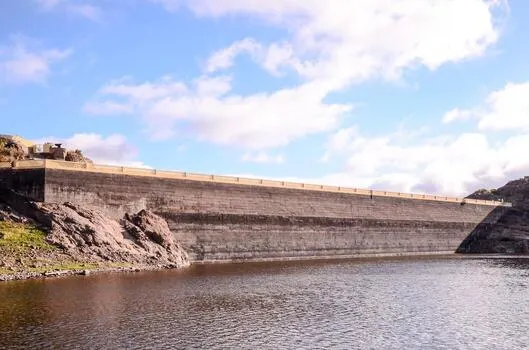
#> input picture backend/uploads/dam-1773506704136-104693929.webp, 529 x 350 px
$ python -i dam_condition_analyzer.py   (imports and definitions only)   (older library calls are emulated)
#> lines starting #> are read from the running program, lines starting #| are printed output that depends on the picture; after the words box and inside, x2 and y2 are one past the last pixel; in counts of white or black regions, pixels touching at a corner belong together
"""
Dam Physical Condition Analysis using Computer Vision
Analyzes dam photos to assess structural condition
"""

import cv2
import numpy as np
from PIL import Image
import io
import base64
from datetime import datetime

class DamConditionAnalyzer:
    """Analyze dam physical condition from images"""

    def __init__(self):
        self.condition_levels = {
            0: {'label': 'Excellent', 'risk': 'Low', 'color': 'green'},
            1: {'label': 'Good', 'risk': 'Low', 'color': 'lightgreen'},
            2: {'label': 'Fair', 'risk': 'Medium', 'color': 'yellow'},
            3: {'label': 'Poor', 'risk': 'High', 'color': 'orange'},
            4: {'label': 'Critical', 'risk': 'Critical', 'color': 'red'}
        }

    def analyze_image(self, image_data):
        """
        Analyze dam image for physical condition
        Returns condition assessment with details
        """
        try:
            # Convert base64 to image
            if isinstance(image_data, str):
                image_bytes = base64.b64decode(image_data.split(',')[1] if ',' in image_data else image_data)
                image = Image.open(io.BytesIO(image_bytes))
            else:
                image = image_data

            # Convert to numpy array
            image_array = np.array(image)

            # --- PRE-VALIDATION: Check if it's likely a dam or relevant structure ---
            # 1. Aspect Ratio check (optional but dams are usually wider)
            # 2. Color Profile check (Dams are mostly gray/brown/green)
            # 3. Roughness/Texture check

            is_valid, validation_msg = self._validate_dam_image(image_array)
            if not is_valid:
                return {
                    'status': 'error',
                    'message': validation_msg,
                    'error_type': 'ValidationError'
                }

            # Convert BGR to grayscale if needed
            if len(image_array.shape) == 3:
                gray = cv2.cvtColor(image_array, cv2.COLOR_RGB2GRAY)
            else:
                gray = image_array

            # Analyze various aspects
            results = {
                'cracks': self._detect_cracks(gray),
                'surface_wear': self._assess_surface_wear(gray),
                'moisture': self._detect_moisture(gray),
                'algae_growth': self._detect_algae(image_array),
                'structural_damage': self._detect_structural_damage(gray),
                'erosion': self._assess_erosion(gray)
            }

            # Calculate overall condition
            overall_score = self._calculate_overall_score(results)
            condition_level = self._get_condition_level(overall_score)

            return {
                'status': 'success',
                'timestamp': datetime.now().isoformat(),
                'overall_condition': int(condition_level),
                'condition_score': float(round(overall_score, 2)),  # 0-100
                'risk_level': self.condition_levels[condition_level]['risk'],
                'analysis': {
                    'cracks': {
                        'detected': bool(results['cracks']['detected']),
                        'severity': results['cracks']['severity'],  # None, Minor, Moderate, Severe
                        'coverage': float(round(results['cracks']['coverage'], 2))  # percentage
                    },
                    'surface_wear': {
                        'level': results['surface_wear']['level'],  # None, Minor, Moderate, Severe
                        'coverage': float(round(results['surface_wear']['coverage'], 2))
                    },
                    'moisture': {
                        'detected': bool(results['moisture']['detected']),
                        'level': results['moisture']['level'],  # Low, Medium, High
                        'areas': int(results['moisture']['affected_areas'])
                    },
                    'algae_growth': {
                        'detected': bool(results['algae_growth']['detected']),
                        'coverage': float(round(results['algae_growth']['coverage'], 2))
                    },
                    'structural_damage': {
                        'detected': bool(results['structural_damage']['detected']),
                        'severity': results['structural_damage']['severity'],
                        'areas': int(results['structural_damage']['damaged_areas'])
                    },
                    'erosion': {
                        'detected': bool(results['erosion']['detected']),
                        'level': results['erosion']['level']
                    }
                },
                'recommendations': self._get_recommendations(condition_level, results),
                'next_inspection': self._get_next_inspection_date(condition_level)
            }

        except Exception as e:
            return {
                'status': 'error',
                'message': str(e),
                'error_type': type(e).__name__
            }

    def _detect_cracks(self, gray):
        """Detect cracks in dam surface"""
        # Apply morphological operations
        kernel = cv2.getStructuringElement(cv2.MORPH_ELLIPSE, (5, 5))
        morph = cv2.morphologyEx(gray, cv2.MORPH_CLOSE, kernel)

        # Edge detection
        edges = cv2.Canny(morph, 50, 150)

        # Dilate to connect nearby edges
        kernel = cv2.getStructuringElement(cv2.MORPH_ELLIPSE, (3, 3))
        dilated = cv2.dilate(edges, kernel, iterations=2)

        # Calculate metrics
        crack_pixels = np.count_nonzero(dilated)
        total_pixels = gray.size
        coverage = (crack_pixels / total_pixels) * 100

        if coverage < 1:
            severity = None
        elif coverage < 3:
            severity = 'Minor'
        elif coverage < 7:
            severity = 'Moderate'
        else:
            severity = 'Severe'

        return {
            'detected': bool(coverage > 0.5),
            'severity': severity,
            'coverage': float(coverage),
            'pixel_count': int(crack_pixels)
        }

    def _assess_surface_wear(self, gray):
        """Assess surface wear and degradation"""
        # Calculate histogram
        hist = cv2.calcHist([gray], [0], None, [256], [0, 256])
        hist = hist.flatten() / hist.sum()

        # Wear increases variance in pixel values
        variance = np.var(gray)

        # Map variance to wear level
        if variance < 500:
            level = None
        elif variance < 1500:
            level = 'Minor'
        elif variance < 3000:
            level = 'Moderate'
        else:
            level = 'Severe'

        # Calculate coverage as percentage of varied pixels
        threshold = np.percentile(gray, 25)
        wear_pixels = np.count_nonzero(np.abs(gray - np.mean(gray)) > threshold)
        coverage = (wear_pixels / gray.size) * 100

        return {
            'level': level,
            'variance': float(variance),
            'coverage': coverage
        }

    def _detect_moisture(self, gray):
        """Detect moisture and water damage"""
        # Lower pixel values often indicate moisture
        darker_regions = np.count_nonzero(gray < 100)
        moisture_percentage = (darker_regions / gray.size) * 100

        if moisture_percentage < 5:
            level = 'Low'
            detected = False
        elif moisture_percentage < 15:
            level = 'Medium'
            detected = True
        else:
            level = 'High'
            detected = True

        # Estimate affected areas
        num_labels, labeled_array = cv2.connectedComponents((gray < 100).astype(np.uint8))

        return {
            'detected': detected,
            'level': level,
            'percentage': float(moisture_percentage),
            'affected_areas': int(num_labels)
        }

    def _detect_algae(self, image):
        """Detect algae growth (green discoloration)"""
        if len(image.shape) != 3:
            return {'detected': False, 'coverage': 0}

        # Convert to HSV
        hsv = cv2.cvtColor(image, cv2.COLOR_RGB2HSV)

        # Green color range
        lower_green = np.array([35, 40, 40])
        upper_green = np.array([90, 255, 255])

        mask = cv2.inRange(hsv, lower_green, upper_green)
        green_pixels = np.count_nonzero(mask)
        coverage = (green_pixels / image.size) * 100

        return {
            'detected': coverage > 2,
            'coverage': float(coverage)
        }

    def _detect_structural_damage(self, gray):
        """Detect major structural damage"""
        # Use Laplacian for edge detection
        laplacian = cv2.Laplacian(gray, cv2.CV_64F)
        damage_map = np.abs(laplacian)

        # High Laplacian values indicate edges/damage
        threshold = np.percentile(damage_map, 75)
        damage_pixels = np.count_nonzero(damage_map > threshold)

        # Find connected components
        binary_damage = (damage_map > threshold).astype(np.uint8)
        num_regions, labeled = cv2.connectedComponents(binary_damage)

        damage_percentage = (damage_pixels / gray.size) * 100

        if damage_percentage < 1:
            severity = None
        elif damage_percentage < 3:
            severity = 'Minor'
        elif damage_percentage < 6:
            severity = 'Moderate'
        else:
            severity = 'Severe'

        return {
            'detected': damage_percentage > 0.5,
            'severity': severity,
            'damaged_areas': int(num_regions),
            'coverage': float(damage_percentage)
        }

    def _assess_erosion(self, gray):
        """Assess erosion level"""
        # Erosion creates rough texture with varying pixel values
        # Apply Sobel to detect gradient changes
        sobelx = cv2.Sobel(gray, cv2.CV_64F, 1, 0, ksize=3)
        sobely = cv2.Sobel(gray, cv2.CV_64F, 0, 1, ksize=3)

        magnitude = np.sqrt(sobelx**2 + sobely**2)
        erosion_score = np.mean(magnitude)

        if erosion_score < 10:
            level = None
        elif erosion_score < 25:
            level = 'Minor'
        elif erosion_score < 50:
            level = 'Moderate'
        else:
            level = 'Severe'

        return {
            'detected': erosion_score > 5,
            'level': level,
            'score': float(erosion_score)
        }

    def _calculate_overall_score(self, results):
        """Calculate overall dam condition score (0-100, 100 is best)"""
        score = 100

        # Cracks impact
        if results['cracks']['severity'] == 'Minor':
            score -= 10
        elif results['cracks']['severity'] == 'Moderate':
            score -= 25
        elif results['cracks']['severity'] == 'Severe':
            score -= 40

        # Surface wear impact
        if results['surface_wear']['level'] == 'Minor':
            score -= 5
        elif results['surface_wear']['level'] == 'Moderate':
            score -= 15
        elif results['surface_wear']['level'] == 'Severe':
            score -= 30

        # Moisture impact
        if results['moisture']['level'] == 'Medium':
            score -= 10
        elif results['moisture']['level'] == 'High':
            score -= 25

        # Algae growth impact
        score -= min(results['algae_growth']['coverage'], 20)

        # Structural damage impact
        if results['structural_damage']['severity'] == 'Minor':
            score -= 15
        elif results['structural_damage']['severity'] == 'Moderate':
            score -= 35
        elif results['structural_damage']['severity'] == 'Severe':
            score -= 50

        # Erosion impact
        if results['erosion']['level'] == 'Minor':
            score -= 8
        elif results['erosion']['level'] == 'Moderate':
            score -= 18
        elif results['erosion']['level'] == 'Severe':
            score -= 35

        return max(0, min(100, score))

    def _get_condition_level(self, score):
        """Convert score to condition level (0-4)"""
        if score >= 85:
            return 0  # Excellent
        elif score >= 70:
            return 1  # Good
        elif score >= 50:
            return 2  # Fair
        elif score >= 30:
            return 3  # Poor
        else:
            return 4  # Critical

    def _get_recommendations(self, condition_level, results):
        """Get maintenance recommendations based on analysis"""
        recommendations = []

        if results['cracks']['detected']:
            if results['cracks']['severity'] == 'Severe':
                recommendations.append('🚨 URGENT: Major cracks detected - Immediate structural inspection required')
            elif results['cracks']['severity'] == 'Moderate':
                recommendations.append('⚠️  Significant cracks found - Schedule detailed inspection within 1 month')
            else:
                recommendations.append('📝 Minor cracks detected - Monitor and document')

        if results['moisture']['detected']:
            if results['moisture']['level'] == 'High':
                recommendations.append('💧 High moisture detected - Improve drainage and check for seepage')
            else:
                recommendations.append('💧 Moisture present - Review waterproofing')

        if results['algae_growth']['detected']:
            if results['algae_growth']['coverage'] > 10:
                recommendations.append('🍃 Heavy algae growth - Clean surface and apply anti-algae treatment')
            else:
                recommendations.append('🍃 Algae growth observed - Schedule cleaning')

        if results['structural_damage']['detected']:
            recommendations.append('⚠️  Structural damage signs - Conduct professional engineering assessment')

        if results['erosion']['detected']:
            if results['erosion']['level'] == 'Severe':
                recommendations.append('📉 Severe erosion - Apply protective coating urgently')
            else:
                recommendations.append('📉 Surface erosion present - Consider protective treatment')

        if not recommendations:
            recommendations.append('✅ Dam appears to be in good condition - Continue regular monitoring')

        return recommendations

    def _get_next_inspection_date(self, condition_level):
        """Recommend next inspection date based on condition"""
        months = {
            0: 12,  # Excellent - annual
            1: 6,   # Good - bi-annual
            2: 3,   # Fair - quarterly
            3: 1,   # Poor - monthly
            4: 0    # Critical - immediate
        }

        months_until = months[condition_level]
        if months_until == 0:
            return 'IMMEDIATE'
        else:
            return f'{months_until} month{"s" if months_until > 1 else ""}'

    def _validate_dam_image(self, image_array):
        """
        Validates if the image is likely a dam or structural component.
        Checks for:
        1. Sufficient texture (not a flat color image/blank)
        2. Color profile (gray/brown tones typical of dams)
        3. Structural presence (meaningful edge density)
        4. Not pure random noise
        5. Not text, landscapes, or synthetic images
        """
        # 1. Check for blank or flat color images
        if len(image_array.shape) == 3:
            gray = cv2.cvtColor(image_array, cv2.COLOR_RGB2GRAY)
        else:
            gray = image_array

        std_dev = np.std(gray)
        if float(std_dev) < 10:
            return False, "Upload relevant image: Input is too flat or contains no visible details."

        # 2. Enhanced Color profile validation - Dams are typically gray/brown
        if len(image_array.shape) == 3:
            hsv = cv2.cvtColor(image_array, cv2.COLOR_RGB2HSV)
            avg_saturation = np.mean(hsv[:,:,1])
            avg_hue = np.mean(hsv[:,:,0])

            # Reject images with high green (landscapes) or uniform light colors (text/documents)
            # High saturation indicates flowers, green nature, colorful scenes
            if float(avg_saturation) > 180:
                return False, "Upload relevant image: Image appears to be synthetic or irrelevant."

            # Green tones (hue 25-90) = grass/trees/vegetation
            # Stricter threshold: >15% green indicates landscape
            green_mask = ((hsv[:,:,0] > 25) & (hsv[:,:,0] < 90))
            green_pixels = np.count_nonzero(green_mask)
            green_ratio = green_pixels / hsv.size

            # If >15% green, it's likely a landscape
            if float(green_ratio) > 0.15:
                return False, "Upload relevant image: This appears to be a landscape or natural vegetation, not a dam."

            # Check for predominantly light colors (documents, text)
            light_pixels = np.count_nonzero(hsv[:,:,2] > 200)  # Very bright
            light_ratio = light_pixels / hsv.size

            # If >20% very light and low saturation (<100), it's likely text/document
            if float(light_ratio) > 0.20 and float(avg_saturation) < 100:
                return False, "Upload relevant image: This appears to be a document or text image, not a dam."

        # 3. Structural presence (Edge Density with coherence check)
        edges = cv2.Canny(gray, 100, 200)
        edge_density = np.count_nonzero(edges) / gray.size

        if float(edge_density) < 0.005:
            return False, "Upload relevant image: No structural details detected in the photo."

        # 4. Check for random noise (high-frequency incoherent edges)
        # Laplacian detects fine detail; too much laplacian = noise
        laplacian = cv2.Laplacian(gray, cv2.CV_64F)
        laplacian_variance = np.var(laplacian)

        if float(laplacian_variance) > 40000:
            return False, "Upload relevant image: Image contains too much noise or random patterns."

        if float(edge_density) > 0.35:
             return False, "Upload relevant image: The photo is too noisy or busy to be a clear dam structure."

        return True, "Valid image"

# Test the analyzer
# [4 lines not run here, left out]

>>> from PIL import Image
>>> picture = Image.open('../backend/uploads/dam-1773506704136-104693929.webp')
#> picture is the input picture: PIL image 529x350 RGB; mean R, G, B 176.9, 173.7, 185.5
>>> result = DamConditionAnalyzer().analyze_image(picture)
#> in _validate_dam_image, `gray = cv2.cvtColor(image_array, cv2.COLOR_RGB2GRAY)`:
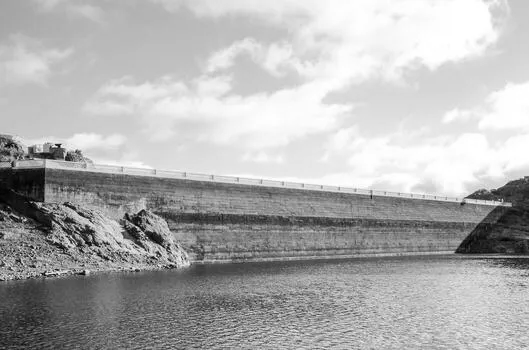
#> gray: shape (350, 529); min 0, max 255, mean 176
#> in _validate_dam_image, `std_dev = np.std(gray)`: std_dev = 60.47
#> in _validate_dam_image, `avg_saturation = np.mean(hsv[:,:,1])`: avg_saturation = 52.06
#> in _validate_dam_image, `avg_hue = np.mean(hsv[:,:,0])`: avg_hue = 84.9
#> in _validate_dam_image, `green_mask = ((hsv[:,:,0] > 25) & (hsv[:,:,0] < 90))`:
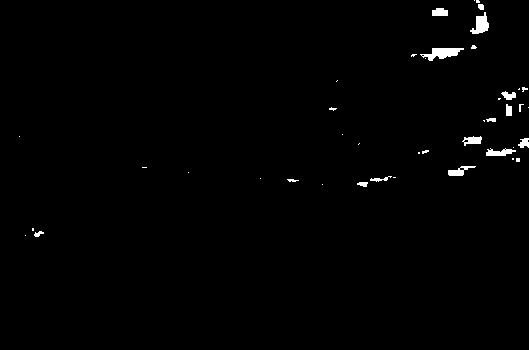
#> green_mask: shape (350, 529) bool; 0.9% white; 43 white regions (28 under 20 px), largest, box (x1, y1, x2, y2) and area: (420, 48, 464, 61) 305, (470, 12, 489, 34) 230, (486, 148, 516, 156) 152
#> in _validate_dam_image, `green_pixels = np.count_nonzero(green_mask)`: green_pixels = 1675
#> in _validate_dam_image, `green_ratio = green_pixels / hsv.size`: green_ratio = 0.00302
#> in _validate_dam_image, `light_pixels = np.count_nonzero(hsv[:,:,2] > 200)`: light_pixels = 106467
#> in _validate_dam_image, `light_ratio = light_pixels / hsv.size`: light_ratio = 0.192
#> in _validate_dam_image, `edge_density = np.count_nonzero(edges) / gray.size`: edge_density = 0.109
#> in _validate_dam_image, `laplacian = cv2.Laplacian(gray, cv2.CV_64F)`:
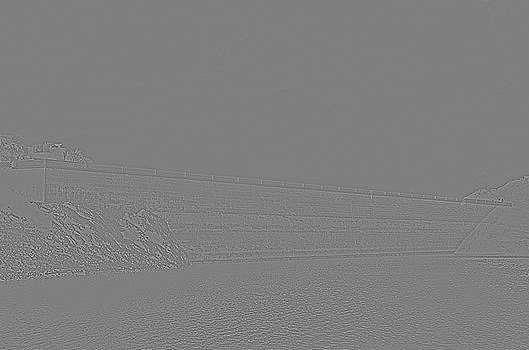
#> laplacian: shape (350, 529) float64; min -483, max 482, mean 0; drawn with min black and max white
#> in _validate_dam_image, `laplacian_variance = np.var(laplacian)`: laplacian_variance = 1952.1
#> in analyze_image, `is_valid, validation_msg = self._validate_dam_image(image_array)`: is_valid = True; validation_msg = 'Valid image'
#> in _detect_cracks, `dilated = cv2.dilate(edges, kernel, iterations=2)`:
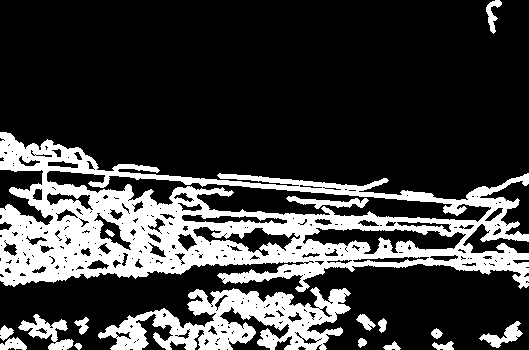
#> dilated: shape (350, 529); 24% white; 17 white regions, largest, box (x1, y1, x2, y2) and area: (0, 132, 529, 292) 33246, (98, 287, 351, 350) 8110, (18, 314, 74, 350) 801
#> in _detect_cracks, `crack_pixels = np.count_nonzero(dilated)`: crack_pixels = 44471
#> in _detect_cracks, `coverage = (crack_pixels / total_pixels) * 100`: coverage = 24.02
#> in _assess_surface_wear, `hist = cv2.calcHist([gray], [0], None, [256], [0, 256])`: hist = 256 values, max 4040 at index 254, min 2 at index 0, mean 723.2
#> in _assess_surface_wear, `hist = hist.flatten() / hist.sum()`: hist = 256 values, max 0.0218 at index 254, min 1.08e-05 at index 0, mean 0.00391
#> in _assess_surface_wear, `variance = np.var(gray)`: variance = 3657.1
#> in _assess_surface_wear, `threshold = np.percentile(gray, 25)`: threshold = 131
#> in _assess_surface_wear, `wear_pixels = np.count_nonzero(np.abs(gray - np.mean(gray)) > threshold)`: wear_pixels = 5151
#> in _assess_surface_wear, `coverage = (wear_pixels / gray.size) * 100`: coverage = 2.78
#> in _detect_moisture, `darker_regions = np.count_nonzero(gray < 100)`: darker_regions = 25950
#> in _detect_moisture, `moisture_percentage = (darker_regions / gray.size) * 100`: moisture_percentage = 14.02
#> in _detect_moisture, `num_labels, labeled_array = cv2.connectedComponents((gray < 100).astyp..`:
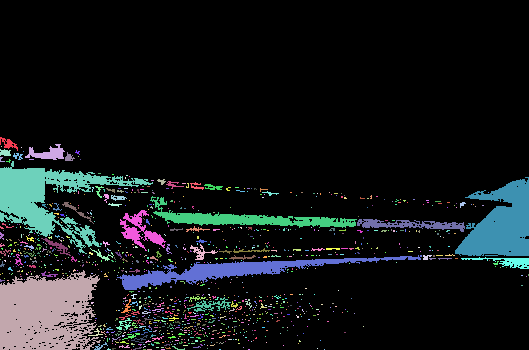
#> labeled_array: shape (350, 529) int32; 1066 distinct labels, from 0 to 1065; one colour per label, 0 black
#> in _detect_moisture, `num_labels, labeled_array = cv2.connectedComponents((gray < 100).astyp..`: num_labels = 1066
#> in _detect_algae, `green_pixels = np.count_nonzero(mask)`: green_pixels = 0
#> in _detect_structural_damage, `threshold = np.percentile(damage_map, 75)`: threshold = 28
#> in _detect_structural_damage, `damage_pixels = np.count_nonzero(damage_map > threshold)`: damage_pixels = 45317
#> in _detect_structural_damage, `num_regions, labeled = cv2.connectedComponents(binary_damage)`:
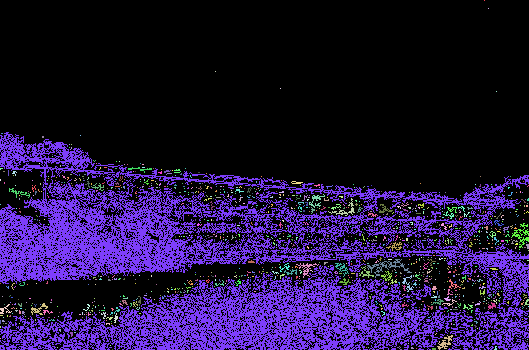
#> labeled: shape (350, 529) int32; 1059 distinct labels, from 0 to 1058; one colour per label, 0 black
#> in _detect_structural_damage, `num_regions, labeled = cv2.connectedComponents(binary_damage)`: num_regions = 1059
#> in _detect_structural_damage, `damage_percentage = (damage_pixels / gray.size) * 100`: damage_percentage = 24.48
#> in _assess_erosion, `magnitude = np.sqrt(sobelx**2 + sobely**2)`:
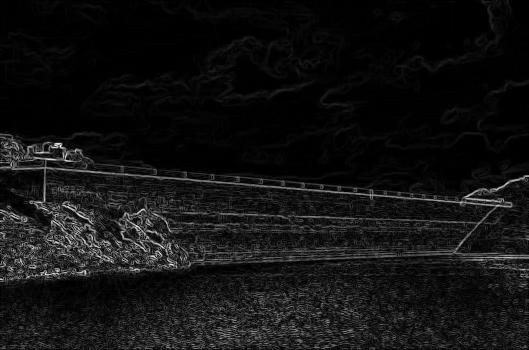
#> magnitude: shape (350, 529) float64; min 0, max 821.3, mean 60.4; drawn with min black and max white
#> in _assess_erosion, `erosion_score = np.mean(magnitude)`: erosion_score = 60.38
#> in _calculate_overall_score, `score -= min(results['algae_growth']['coverage'], 20)`: score = 20
#> in _calculate_overall_score, `score -= 50`: score = -30
#> in _calculate_overall_score, `score -= 35`: score = -65
#> in analyze_image, `overall_score = self._calculate_overall_score(results)`: overall_score = 0
#> in analyze_image, `condition_level = self._get_condition_level(overall_score)`: condition_level = 4
#> in _get_next_inspection_date, `months_until = months[condition_level]`: months_until = 0
#> result = 8 items
